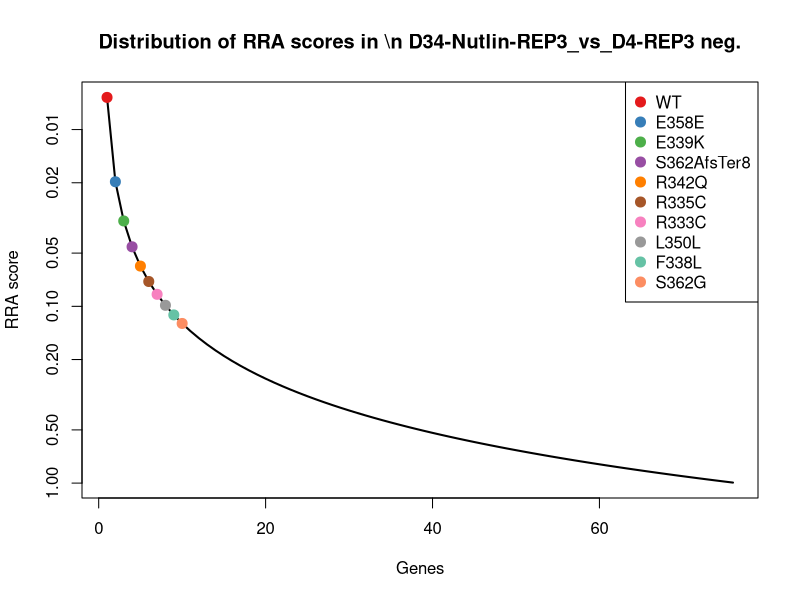
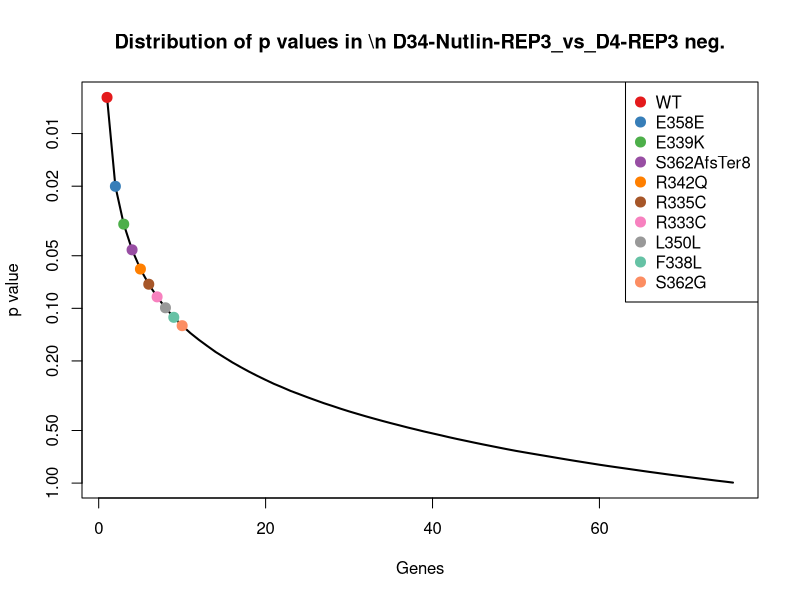
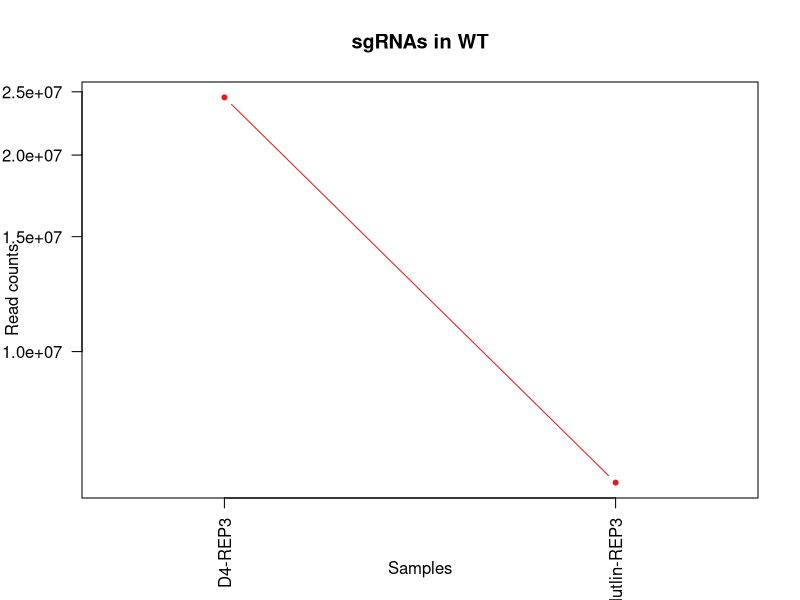
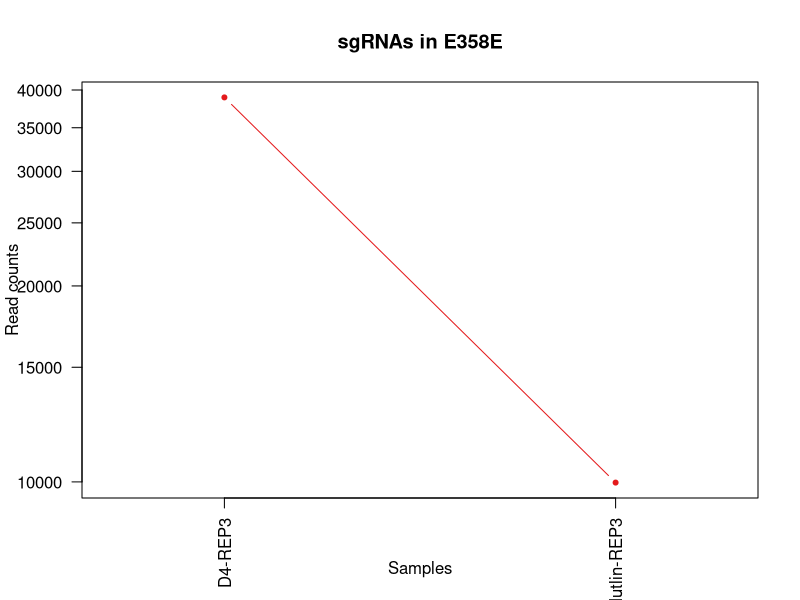
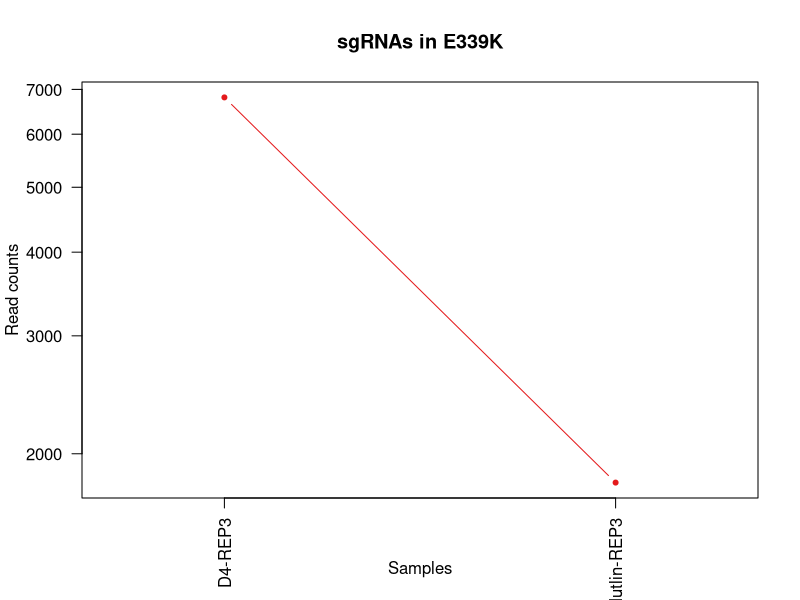
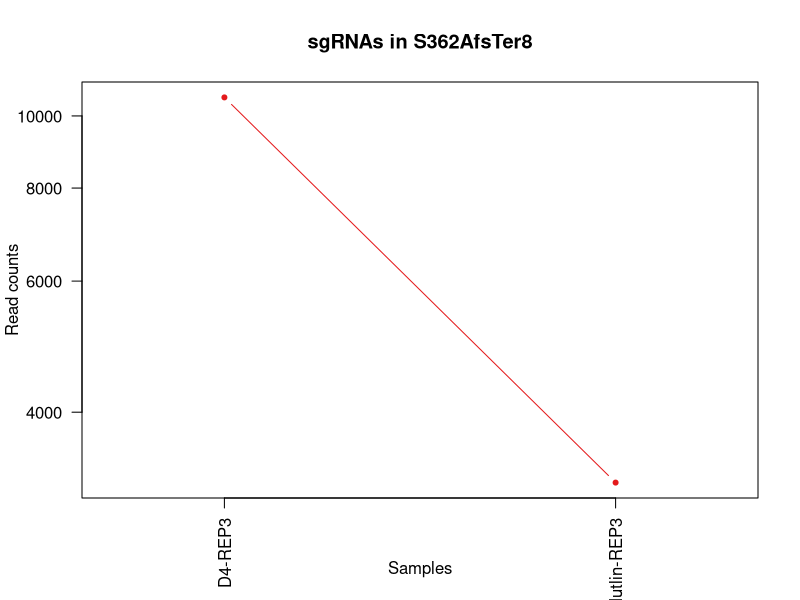
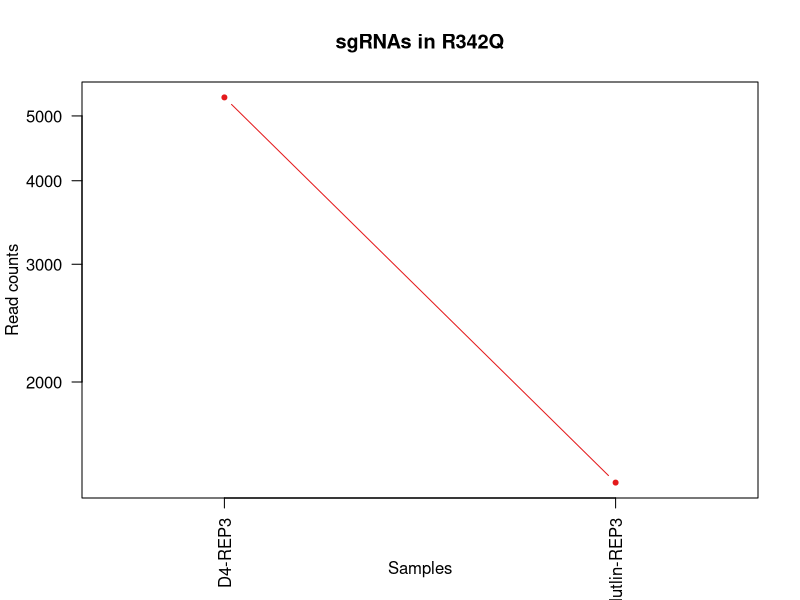
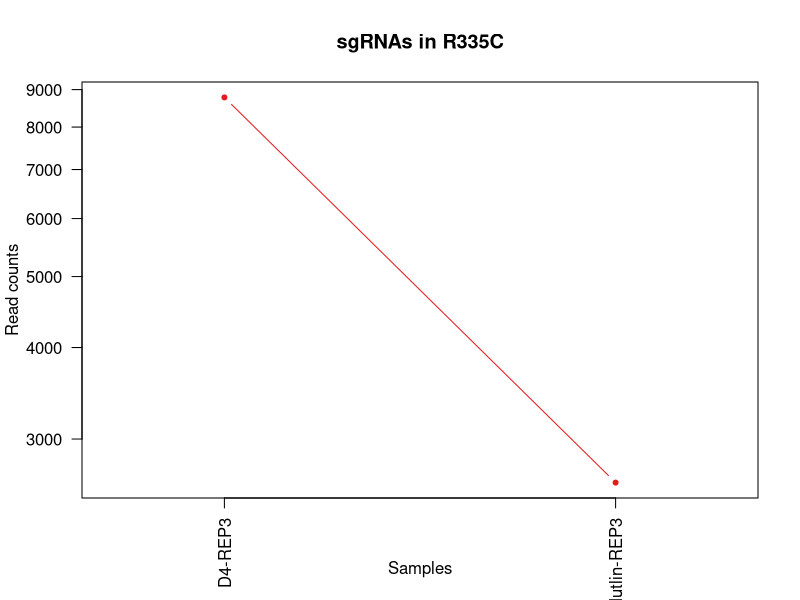

Here is the R script that generated these plots, in order: (Note: this script raises an error after producing the figures.)
pdf(file='amp3_D34_NUT_D4_endogenous.pdf',width=4.5,height=4.5);
gstable=read.table('amp3_D34_NUT_D4_endogenous.gene_summary.txt',header=T)
# 
#
# parameters
# Do not modify the variables beginning with "__"

# gstablename='__GENE_SUMMARY_FILE__'
startindex=3
# outputfile='__OUTPUT_FILE__'
targetgenelist=c("WT","E358E","E339K","S362AfsTer8","R342Q","R335C","R333C","L350L","F338L","S362G")
# samplelabel=sub('.\\w+.\\w+$','',colnames(gstable)[startindex]);
samplelabel='D34-Nutlin-REP3_vs_D4-REP3 neg.'


# You need to write some codes in front of this code:
# gstable=read.table(gstablename,header=T)
# pdf(file=outputfile,width=6,height=6)


# set up color using RColorBrewer
#library(RColorBrewer)
#colors <- brewer.pal(length(targetgenelist), "Set1")

colors=c( "#E41A1C", "#377EB8", "#4DAF4A", "#984EA3", "#FF7F00",  "#A65628", "#F781BF",
          "#999999", "#66C2A5", "#FC8D62", "#8DA0CB", "#E78AC3", "#A6D854", "#FFD92F", "#E5C494", "#B3B3B3", 
          "#8DD3C7", "#FFFFB3", "#BEBADA", "#FB8072", "#80B1D3", "#FDB462", "#B3DE69", "#FCCDE5",
          "#D9D9D9", "#BC80BD", "#CCEBC5", "#FFED6F")

######
# function definition

plotrankedvalues<-function(val, tglist, ...){
  
  plot(val,log='y',ylim=c(max(val),min(val)),type='l',lwd=2, ...)
  if(length(tglist)>0){
    for(i in 1:length(tglist)){
      targetgene=tglist[i];
      tx=which(names(val)==targetgene);ty=val[targetgene];
      points(tx,ty,col=colors[(i %% length(colors)) ],cex=2,pch=20)
      # text(tx+50,ty,targetgene,col=colors[i])
    }
    legend('topright',tglist,pch=20,pt.cex = 2,cex=1,col=colors)
  }
}



plotrandvalues<-function(val,targetgenelist, ...){
  # choose the one with the best distance distribution
  
  mindiffvalue=0;
  randval=val;
  for(i in 1:20){
    randval0=sample(val)
    vindex=sort(which(names(randval0) %in% targetgenelist))
    if(max(vindex)>0.9*length(val)){
      # print('pass...')
      next;
    }
    mindiffind=min(diff(vindex));
    if (mindiffind > mindiffvalue){
      mindiffvalue=mindiffind;
      randval=randval0;
      # print(paste('Diff: ',mindiffvalue))
    }
  }
  plot(randval,log='y',ylim=c(max(randval),min(randval)),pch=20,col='grey', ...)
  
  if(length(targetgenelist)>0){
    for(i in 1:length(targetgenelist)){
      targetgene=targetgenelist[i];
      tx=which(names(randval)==targetgene);ty=randval[targetgene];
      points(tx,ty,col=colors[(i %% length(colors)) ],cex=2,pch=20)
      text(tx+50,ty,targetgene,col=colors[i])
    }
  }
  
}




# set.seed(1235)



pvec=gstable[,startindex]
names(pvec)=gstable[,'id']
pvec=sort(pvec);

plotrankedvalues(pvec,targetgenelist,xlab='Genes',ylab='RRA score',main=paste('Distribution of RRA scores in \\n',samplelabel))

# plotrandvalues(pvec,targetgenelist,xlab='Genes',ylab='RRA score',main=paste('Distribution of RRA scores in \\n',samplelabel))


pvec=gstable[,startindex+1]
names(pvec)=gstable[,'id']
pvec=sort(pvec);

plotrankedvalues(pvec,targetgenelist,xlab='Genes',ylab='p value',main=paste('Distribution of p values in \\n',samplelabel))

# plotrandvalues(pvec,targetgenelist,xlab='Genes',ylab='p value',main=paste('Distribution of p values in \\n',samplelabel))



# you need to write after this code:
# dev.off()






# parameters
# Do not modify the variables beginning with "__"
targetmat=list(c(24509286.622848444,6300836.0079061985))
targetgene="WT"
collabel=c("D4-REP3","D34-Nutlin-REP3")

# set up color using RColorBrewer
#library(RColorBrewer)
#colors <- brewer.pal(length(targetgenelist), "Set1")

colors=c( "#E41A1C", "#377EB8", "#4DAF4A", "#984EA3", "#FF7F00",  "#A65628", "#F781BF",
          "#999999", "#66C2A5", "#FC8D62", "#8DA0CB", "#E78AC3", "#A6D854", "#FFD92F", "#E5C494", "#B3B3B3", 
          "#8DD3C7", "#FFFFB3", "#BEBADA", "#FB8072", "#80B1D3", "#FDB462", "#B3DE69", "#FCCDE5",
          "#D9D9D9", "#BC80BD", "#CCEBC5", "#FFED6F")


## code

targetmatvec=unlist(targetmat)+1
yrange=range(targetmatvec[targetmatvec>0]);
# yrange[1]=1; # set the minimum value to 1
for(i in 1:length(targetmat)){
  vali=targetmat[[i]]+1;
  if(i==1){
    plot(1:length(vali),vali,type='b',las=1,pch=20,main=paste('sgRNAs in',targetgene),ylab='Read counts',xlab='Samples',xlim=c(0.7,length(vali)+0.3),ylim = yrange,col=colors[(i %% length(colors))],xaxt='n',log='y')
    axis(1,at=1:length(vali),labels=(collabel),las=2)
    # lines(0:100,rep(1,101),col='black');
  }else{
    lines(1:length(vali),vali,type='b',pch=20,col=colors[(i %% length(colors))])
  }
}




# parameters
# Do not modify the variables beginning with "__"
targetmat=list(c(38965.054018185736,9974.293242193251))
targetgene="E358E"
collabel=c("D4-REP3","D34-Nutlin-REP3")

# set up color using RColorBrewer
#library(RColorBrewer)
#colors <- brewer.pal(length(targetgenelist), "Set1")

colors=c( "#E41A1C", "#377EB8", "#4DAF4A", "#984EA3", "#FF7F00",  "#A65628", "#F781BF",
          "#999999", "#66C2A5", "#FC8D62", "#8DA0CB", "#E78AC3", "#A6D854", "#FFD92F", "#E5C494", "#B3B3B3", 
          "#8DD3C7", "#FFFFB3", "#BEBADA", "#FB8072", "#80B1D3", "#FDB462", "#B3DE69", "#FCCDE5",
          "#D9D9D9", "#BC80BD", "#CCEBC5", "#FFED6F")


## code

targetmatvec=unlist(targetmat)+1
yrange=range(targetmatvec[targetmatvec>0]);
# yrange[1]=1; # set the minimum value to 1
for(i in 1:length(targetmat)){
  vali=targetmat[[i]]+1;
  if(i==1){
    plot(1:length(vali),vali,type='b',las=1,pch=20,main=paste('sgRNAs in',targetgene),ylab='Read counts',xlab='Samples',xlim=c(0.7,length(vali)+0.3),ylim = yrange,col=colors[(i %% length(colors))],xaxt='n',log='y')
    axis(1,at=1:length(vali),labels=(collabel),las=2)
    # lines(0:100,rep(1,101),col='black');
  }else{
    lines(1:length(vali),vali,type='b',pch=20,col=colors[(i %% length(colors))])
  }
}




# parameters
# Do not modify the variables beginning with "__"
targetmat=list(c(6808.487458424403,1810.3249555828756))
targetgene="E339K"
collabel=c("D4-REP3","D34-Nutlin-REP3")

# set up color using RColorBrewer
#library(RColorBrewer)
#colors <- brewer.pal(length(targetgenelist), "Set1")

colors=c( "#E41A1C", "#377EB8", "#4DAF4A", "#984EA3", "#FF7F00",  "#A65628", "#F781BF",
          "#999999", "#66C2A5", "#FC8D62", "#8DA0CB", "#E78AC3", "#A6D854", "#FFD92F", "#E5C494", "#B3B3B3", 
          "#8DD3C7", "#FFFFB3", "#BEBADA", "#FB8072", "#80B1D3", "#FDB462", "#B3DE69", "#FCCDE5",
          "#D9D9D9", "#BC80BD", "#CCEBC5", "#FFED6F")


## code

targetmatvec=unlist(targetmat)+1
yrange=range(targetmatvec[targetmatvec>0]);
# yrange[1]=1; # set the minimum value to 1
for(i in 1:length(targetmat)){
  vali=targetmat[[i]]+1;
  if(i==1){
    plot(1:length(vali),vali,type='b',las=1,pch=20,main=paste('sgRNAs in',targetgene),ylab='Read counts',xlab='Samples',xlim=c(0.7,length(vali)+0.3),ylim = yrange,col=colors[(i %% length(colors))],xaxt='n',log='y')
    axis(1,at=1:length(vali),labels=(collabel),las=2)
    # lines(0:100,rep(1,101),col='black');
  }else{
    lines(1:length(vali),vali,type='b',pch=20,col=colors[(i %% length(colors))])
  }
}




# parameters
# Do not modify the variables beginning with "__"
targetmat=list(c(10588.464166518506,3216.4675760882324))
targetgene="S362AfsTer8"
collabel=c("D4-REP3","D34-Nutlin-REP3")

# set up color using RColorBrewer
#library(RColorBrewer)
#colors <- brewer.pal(length(targetgenelist), "Set1")

colors=c( "#E41A1C", "#377EB8", "#4DAF4A", "#984EA3", "#FF7F00",  "#A65628", "#F781BF",
          "#999999", "#66C2A5", "#FC8D62", "#8DA0CB", "#E78AC3", "#A6D854", "#FFD92F", "#E5C494", "#B3B3B3", 
          "#8DD3C7", "#FFFFB3", "#BEBADA", "#FB8072", "#80B1D3", "#FDB462", "#B3DE69", "#FCCDE5",
          "#D9D9D9", "#BC80BD", "#CCEBC5", "#FFED6F")


## code

targetmatvec=unlist(targetmat)+1
yrange=range(targetmatvec[targetmatvec>0]);
# yrange[1]=1; # set the minimum value to 1
for(i in 1:length(targetmat)){
  vali=targetmat[[i]]+1;
  if(i==1){
    plot(1:length(vali),vali,type='b',las=1,pch=20,main=paste('sgRNAs in',targetgene),ylab='Read counts',xlab='Samples',xlim=c(0.7,length(vali)+0.3),ylim = yrange,col=colors[(i %% length(colors))],xaxt='n',log='y')
    axis(1,at=1:length(vali),labels=(collabel),las=2)
    # lines(0:100,rep(1,101),col='black');
  }else{
    lines(1:length(vali),vali,type='b',pch=20,col=colors[(i %% length(colors))])
  }
}




# parameters
# Do not modify the variables beginning with "__"
targetmat=list(c(5328.202462171864,1413.350967882535))
targetgene="R342Q"
collabel=c("D4-REP3","D34-Nutlin-REP3")

# set up color using RColorBrewer
#library(RColorBrewer)
#colors <- brewer.pal(length(targetgenelist), "Set1")

colors=c( "#E41A1C", "#377EB8", "#4DAF4A", "#984EA3", "#FF7F00",  "#A65628", "#F781BF",
          "#999999", "#66C2A5", "#FC8D62", "#8DA0CB", "#E78AC3", "#A6D854", "#FFD92F", "#E5C494", "#B3B3B3", 
          "#8DD3C7", "#FFFFB3", "#BEBADA", "#FB8072", "#80B1D3", "#FDB462", "#B3DE69", "#FCCDE5",
          "#D9D9D9", "#BC80BD", "#CCEBC5", "#FFED6F")


## code

targetmatvec=unlist(targetmat)+1
yrange=range(targetmatvec[targetmatvec>0]);
# yrange[1]=1; # set the minimum value to 1
for(i in 1:length(targetmat)){
  vali=targetmat[[i]]+1;
  if(i==1){
    plot(1:length(vali),vali,type='b',las=1,pch=20,main=paste('sgRNAs in',targetgene),ylab='Read counts',xlab='Samples',xlim=c(0.7,length(vali)+0.3),ylim = yrange,col=colors[(i %% length(colors))],xaxt='n',log='y')
    axis(1,at=1:length(vali),labels=(collabel),las=2)
    # lines(0:100,rep(1,101),col='black');
  }else{
    lines(1:length(vali),vali,type='b',pch=20,col=colors[(i %% length(colors))])
  }
}




# parameters
# Do not modify the variables beginning with "__"
targetmat=list(c(8780.828246198995,2615.085452049325))
targetgene="R335C"
collabel=c("D4-REP3","D34-Nutlin-REP3")

# set up color using RColorBrewer
#library(RColorBrewer)
#colors <- brewer.pal(length(targetgenelist), "Set1")

colors=c( "#E41A1C", "#377EB8", "#4DAF4A", "#984EA3", "#FF7F00",  "#A65628", "#F781BF",
          "#999999", "#66C2A5", "#FC8D62", "#8DA0CB", "#E78AC3", "#A6D854", "#FFD92F", "#E5C494", "#B3B3B3", 
          "#8DD3C7", "#FFFFB3", "#BEBADA", "#FB8072", "#80B1D3", "#FDB462", "#B3DE69", "#FCCDE5",
          "#D9D9D9", "#BC80BD", "#CCEBC5", "#FFED6F")


## code

targetmatvec=unlist(targetmat)+1
yrange=range(targetmatvec[targetmatvec>0]);
# yrange[1]=1; # set the minimum value to 1
for(i in 1:length(targetmat)){
  vali=targetmat[[i]]+1;
  if(i==1){
    plot(1:length(vali),vali,type='b',las=1,pch=20,main=paste('sgRNAs in',targetgene),ylab='Read counts',xlab='Samples',xlim=c(0.7,length(vali)+0.3),ylim = yrange,col=colors[(i %% length(colors))],xaxt='n',log='y')
    axis(1,at=1:length(vali),labels=(collabel),las=2)
    # lines(0:100,rep(1,101),col='black');
  }else{
    lines(1:length(vali),vali,type='b',pch=20,col=colors[(i %% length(colors))])
  }
}




# parameters
# Do not modify the variables beginning with "__"
targetmat=list(c(14119.3247625868,4708.080601208708))
targetgene="R333C"
collabel=c("D4-REP3","D34-Nutlin-REP3")

# set up color using RColorBrewer
#library(RColorBrewer)
#colors <- brewer.pal(length(targetgenelist), "Set1")

colors=c( "#E41A1C", "#377EB8", "#4DAF4A", "#984EA3", "#FF7F00",  "#A65628", "#F781BF",
          "#999999", "#66C2A5", "#FC8D62", "#8DA0CB", "#E78AC3", "#A6D854", "#FFD92F", "#E5C494", "#B3B3B3", 
          "#8DD3C7", "#FFFFB3", "#BEBADA", "#FB8072", "#80B1D3", "#FDB462", "#B3DE69", "#FCCDE5",
          "#D9D9D9", "#BC80BD", "#CCEBC5", "#FFED6F")


## code

targetmatvec=unlist(targetmat)+1
yrange=range(targetmatvec[targetmatvec>0]);
# yrange[1]=1; # set the minimum value to 1
for(i in 1:length(targetmat)){
  vali=targetmat[[i]]+1;
  if(i==1){
    plot(1:length(vali),vali,type='b',las=1,pch=20,main=paste('sgRNAs in',targetgene),ylab='Read counts',xlab='Samples',xlim=c(0.7,length(vali)+0.3),ylim = yrange,col=colors[(i %% length(colors))],xaxt='n',log='y')
    axis(1,at=1:length(vali),labels=(collabel),las=2)
    # lines(0:100,rep(1,101),col='black');
  }else{
    lines(1:length(vali),vali,type='b',pch=20,col=colors[(i %% length(colors))])
  }
}




# parameters
# Do not modify the variables beginning with "__"
targetmat=list(c(5472.319221195059,1533.3184635170091))
targetgene="L350L"
collabel=c("D4-REP3","D34-Nutlin-REP3")

# set up color using RColorBrewer
#library(RColorBrewer)
#colors <- brewer.pal(length(targetgenelist), "Set1")

colors=c( "#E41A1C", "#377EB8", "#4DAF4A", "#984EA3", "#FF7F00",  "#A65628", "#F781BF",
          "#999999", "#66C2A5", "#FC8D62", "#8DA0CB", "#E78AC3", "#A6D854", "#FFD92F", "#E5C494", "#B3B3B3", 
          "#8DD3C7", "#FFFFB3", "#BEBADA", "#FB8072", "#80B1D3", "#FDB462", "#B3DE69", "#FCCDE5",
          "#D9D9D9", "#BC80BD", "#CCEBC5", "#FFED6F")


## code

targetmatvec=unlist(targetmat)+1
yrange=range(targetmatvec[targetmatvec>0]);
# yrange[1]=1; # set the minimum value to 1
for(i in 1:length(targetmat)){
  vali=targetmat[[i]]+1;
  if(i==1){
    plot(1:length(vali),vali,type='b',las=1,pch=20,main=paste('sgRNAs in',targetgene),ylab='Read counts',xlab='Samples',xlim=c(0.7,length(vali)+0.3),ylim = yrange,col=colors[(i %% length(colors))],xaxt='n',log='y')
    axis(1,at=1:length(vali),labels=(collabel),las=2)
    # lines(0:100,rep(1,101),col='black');
  }else{
    lines(1:length(vali),vali,type='b',pch=20,col=colors[(i %% length(colors))])
  }
}




# parameters
# Do not modify the variables beginning with "__"
targetmat=list(c(12941.684960282973,4414.0830046109195))
targetgene="F338L"
collabel=c("D4-REP3","D34-Nutlin-REP3")

# set up color using RColorBrewer
#library(RColorBrewer)
#colors <- brewer.pal(length(targetgenelist), "Set1")

colors=c( "#E41A1C", "#377EB8", "#4DAF4A", "#984EA3", "#FF7F00",  "#A65628", "#F781BF",
          "#999999", "#66C2A5", "#FC8D62", "#8DA0CB", "#E78AC3", "#A6D854", "#FFD92F", "#E5C494", "#B3B3B3", 
          "#8DD3C7", "#FFFFB3", "#BEBADA", "#FB8072", "#80B1D3", "#FDB462", "#B3DE69", "#FCCDE5",
          "#D9D9D9", "#BC80BD", "#CCEBC5", "#FFED6F")


## code

targetmatvec=unlist(targetmat)+1
yrange=range(targetmatvec[targetmatvec>0]);
# yrange[1]=1; # set the minimum value to 1
for(i in 1:length(targetmat)){
  vali=targetmat[[i]]+1;
  if(i==1){
    plot(1:length(vali),vali,type='b',las=1,pch=20,main=paste('sgRNAs in',targetgene),ylab='Read counts',xlab='Samples',xlim=c(0.7,length(vali)+0.3),ylim = yrange,col=colors[(i %% length(colors))],xaxt='n',log='y')
    axis(1,at=1:length(vali),labels=(collabel),las=2)
    # lines(0:100,rep(1,101),col='black');
  }else{
    lines(1:length(vali),vali,type='b',pch=20,col=colors[(i %% length(colors))])
  }
}




# parameters
# Do not modify the variables beginning with "__"
targetmat=list(c(5060.557052557358,1512.2083033409858))
targetgene="S362G"
collabel=c("D4-REP3","D34-Nutlin-REP3")

# set up color using RColorBrewer
#library(RColorBrewer)
#colors <- brewer.pal(length(targetgenelist), "Set1")

colors=c( "#E41A1C", "#377EB8", "#4DAF4A", "#984EA3", "#FF7F00",  "#A65628", "#F781BF",
          "#999999", "#66C2A5", "#FC8D62", "#8DA0CB", "#E78AC3", "#A6D854", "#FFD92F", "#E5C494", "#B3B3B3", 
          "#8DD3C7", "#FFFFB3", "#BEBADA", "#FB8072", "#80B1D3", "#FDB462", "#B3DE69", "#FCCDE5",
          "#D9D9D9", "#BC80BD", "#CCEBC5", "#FFED6F")


## code

targetmatvec=unlist(targetmat)+1
yrange=range(targetmatvec[targetmatvec>0]);
# yrange[1]=1; # set the minimum value to 1
for(i in 1:length(targetmat)){
  vali=targetmat[[i]]+1;
  if(i==1){
    plot(1:length(vali),vali,type='b',las=1,pch=20,main=paste('sgRNAs in',targetgene),ylab='Read counts',xlab='Samples',xlim=c(0.7,length(vali)+0.3),ylim = yrange,col=colors[(i %% length(colors))],xaxt='n',log='y')
    axis(1,at=1:length(vali),labels=(collabel),las=2)
    # lines(0:100,rep(1,101),col='black');
  }else{
    lines(1:length(vali),vali,type='b',pch=20,col=colors[(i %% length(colors))])
  }
}



# 
#
# parameters
# Do not modify the variables beginning with "__"

# gstablename='__GENE_SUMMARY_FILE__'
startindex=9
# outputfile='__OUTPUT_FILE__'
targetgenelist=c("E343SfsTer2","R333VfsTer12","E339AfsTer8","L344RfsTer8","E339DfsTer7","R342EfsTer3","A347P","L348Ter","E339VfsTer8","E339DfsTer10")
# samplelabel=sub('.\\w+.\\w+$','',colnames(gstable)[startindex]);
samplelabel='D34-Nutlin-REP3_vs_D4-REP3 pos.'


# You need to write some codes in front of this code:
# gstable=read.table(gstablename,header=T)
# pdf(file=outputfile,width=6,height=6)


# set up color using RColorBrewer
#library(RColorBrewer)
#colors <- brewer.pal(length(targetgenelist), "Set1")

colors=c( "#E41A1C", "#377EB8", "#4DAF4A", "#984EA3", "#FF7F00",  "#A65628", "#F781BF",
          "#999999", "#66C2A5", "#FC8D62", "#8DA0CB", "#E78AC3", "#A6D854", "#FFD92F", "#E5C494", "#B3B3B3", 
          "#8DD3C7", "#FFFFB3", "#BEBADA", "#FB8072", "#80B1D3", "#FDB462", "#B3DE69", "#FCCDE5",
          "#D9D9D9", "#BC80BD", "#CCEBC5", "#FFED6F")

######
# function definition

plotrankedvalues<-function(val, tglist, ...){
  
  plot(val,log='y',ylim=c(max(val),min(val)),type='l',lwd=2, ...)
  if(length(tglist)>0){
    for(i in 1:length(tglist)){
      targetgene=tglist[i];
      tx=which(names(val)==targetgene);ty=val[targetgene];
      points(tx,ty,col=colors[(i %% length(colors)) ],cex=2,pch=20)
      # text(tx+50,ty,targetgene,col=colors[i])
    }
    legend('topright',tglist,pch=20,pt.cex = 2,cex=1,col=colors)
  }
}



plotrandvalues<-function(val,targetgenelist, ...){
  # choose the one with the best distance distribution
  
  mindiffvalue=0;
  randval=val;
  for(i in 1:20){
    randval0=sample(val)
    vindex=sort(which(names(randval0) %in% targetgenelist))
    if(max(vindex)>0.9*length(val)){
      # print('pass...')
      next;
    }
    mindiffind=min(diff(vindex));
    if (mindiffind > mindiffvalue){
      mindiffvalue=mindiffind;
      randval=randval0;
      # print(paste('Diff: ',mindiffvalue))
    }
  }
  plot(randval,log='y',ylim=c(max(randval),min(randval)),pch=20,col='grey', ...)
  
  if(length(targetgenelist)>0){
    for(i in 1:length(targetgenelist)){
      targetgene=targetgenelist[i];
      tx=which(names(randval)==targetgene);ty=randval[targetgene];
      points(tx,ty,col=colors[(i %% length(colors)) ],cex=2,pch=20)
      text(tx+50,ty,targetgene,col=colors[i])
    }
  }
  
}




# set.seed(1235)



pvec=gstable[,startindex]
names(pvec)=gstable[,'id']
pvec=sort(pvec);

plotrankedvalues(pvec,targetgenelist,xlab='Genes',ylab='RRA score',main=paste('Distribution of RRA scores in \\n',samplelabel))

# plotrandvalues(pvec,targetgenelist,xlab='Genes',ylab='RRA score',main=paste('Distribution of RRA scores in \\n',samplelabel))


pvec=gstable[,startindex+1]
names(pvec)=gstable[,'id']
pvec=sort(pvec);

plotrankedvalues(pvec,targetgenelist,xlab='Genes',ylab='p value',main=paste('Distribution of p values in \\n',samplelabel))

# plotrandvalues(pvec,targetgenelist,xlab='Genes',ylab='p value',main=paste('Distribution of p values in \\n',samplelabel))



# you need to write after this code:
# dev.off()






# parameters
# Do not modify the variables beginning with "__"
targetmat=list(c(8.23524337275404,648.7512639460817))
targetgene="E343SfsTer2"
collabel=c("D4-REP3","D34-Nutlin-REP3")

# set up color using RColorBrewer
#library(RColorBrewer)
#colors <- brewer.pal(length(targetgenelist), "Set1")

colors=c( "#E41A1C", "#377EB8", "#4DAF4A", "#984EA3", "#FF7F00",  "#A65628", "#F781BF",
          "#999999", "#66C2A5", "#FC8D62", "#8DA0CB", "#E78AC3", "#A6D854", "#FFD92F", "#E5C494", "#B3B3B3", 
          "#8DD3C7", "#FFFFB3", "#BEBADA", "#FB8072", "#80B1D3", "#FDB462", "#B3DE69", "#FCCDE5",
          "#D9D9D9", "#BC80BD", "#CCEBC5", "#FFED6F")


## code

targetmatvec=unlist(targetmat)+1
yrange=range(targetmatvec[targetmatvec>0]);
# yrange[1]=1; # set the minimum value to 1
for(i in 1:length(targetmat)){
  vali=targetmat[[i]]+1;
  if(i==1){
    plot(1:length(vali),vali,type='b',las=1,pch=20,main=paste('sgRNAs in',targetgene),ylab='Read counts',xlab='Samples',xlim=c(0.7,length(vali)+0.3),ylim = yrange,col=colors[(i %% length(colors))],xaxt='n',log='y')
    axis(1,at=1:length(vali),labels=(collabel),las=2)
    # lines(0:100,rep(1,101),col='black');
  }else{
    lines(1:length(vali),vali,type='b',pch=20,col=colors[(i %% length(colors))])
  }
}




# parameters
# Do not modify the variables beginning with "__"
targetmat=list(c(177.05773251421186,4159.731318587615))
targetgene="R333VfsTer12"
collabel=c("D4-REP3","D34-Nutlin-REP3")

# set up color using RColorBrewer
#library(RColorBrewer)
#colors <- brewer.pal(length(targetgenelist), "Set1")

colors=c( "#E41A1C", "#377EB8", "#4DAF4A", "#984EA3", "#FF7F00",  "#A65628", "#F781BF",
          "#999999", "#66C2A5", "#FC8D62", "#8DA0CB", "#E78AC3", "#A6D854", "#FFD92F", "#E5C494", "#B3B3B3", 
          "#8DD3C7", "#FFFFB3", "#BEBADA", "#FB8072", "#80B1D3", "#FDB462", "#B3DE69", "#FCCDE5",
          "#D9D9D9", "#BC80BD", "#CCEBC5", "#FFED6F")


## code

targetmatvec=unlist(targetmat)+1
yrange=range(targetmatvec[targetmatvec>0]);
# yrange[1]=1; # set the minimum value to 1
for(i in 1:length(targetmat)){
  vali=targetmat[[i]]+1;
  if(i==1){
    plot(1:length(vali),vali,type='b',las=1,pch=20,main=paste('sgRNAs in',targetgene),ylab='Read counts',xlab='Samples',xlim=c(0.7,length(vali)+0.3),ylim = yrange,col=colors[(i %% length(colors))],xaxt='n',log='y')
    axis(1,at=1:length(vali),labels=(collabel),las=2)
    # lines(0:100,rep(1,101),col='black');
  }else{
    lines(1:length(vali),vali,type='b',pch=20,col=colors[(i %% length(colors))])
  }
}




# parameters
# Do not modify the variables beginning with "__"
targetmat=list(c(67.94075782522083,831.5343581531127))
targetgene="E339AfsTer8"
collabel=c("D4-REP3","D34-Nutlin-REP3")

# set up color using RColorBrewer
#library(RColorBrewer)
#colors <- brewer.pal(length(targetgenelist), "Set1")

colors=c( "#E41A1C", "#377EB8", "#4DAF4A", "#984EA3", "#FF7F00",  "#A65628", "#F781BF",
          "#999999", "#66C2A5", "#FC8D62", "#8DA0CB", "#E78AC3", "#A6D854", "#FFD92F", "#E5C494", "#B3B3B3", 
          "#8DD3C7", "#FFFFB3", "#BEBADA", "#FB8072", "#80B1D3", "#FDB462", "#B3DE69", "#FCCDE5",
          "#D9D9D9", "#BC80BD", "#CCEBC5", "#FFED6F")


## code

targetmatvec=unlist(targetmat)+1
yrange=range(targetmatvec[targetmatvec>0]);
# yrange[1]=1; # set the minimum value to 1
for(i in 1:length(targetmat)){
  vali=targetmat[[i]]+1;
  if(i==1){
    plot(1:length(vali),vali,type='b',las=1,pch=20,main=paste('sgRNAs in',targetgene),ylab='Read counts',xlab='Samples',xlim=c(0.7,length(vali)+0.3),ylim = yrange,col=colors[(i %% length(colors))],xaxt='n',log='y')
    axis(1,at=1:length(vali),labels=(collabel),las=2)
    # lines(0:100,rep(1,101),col='black');
  }else{
    lines(1:length(vali),vali,type='b',pch=20,col=colors[(i %% length(colors))])
  }
}




# parameters
# Do not modify the variables beginning with "__"
targetmat=list(c(4.11762168637702,22.654806042561585))
targetgene="L344RfsTer8"
collabel=c("D4-REP3","D34-Nutlin-REP3")

# set up color using RColorBrewer
#library(RColorBrewer)
#colors <- brewer.pal(length(targetgenelist), "Set1")

colors=c( "#E41A1C", "#377EB8", "#4DAF4A", "#984EA3", "#FF7F00",  "#A65628", "#F781BF",
          "#999999", "#66C2A5", "#FC8D62", "#8DA0CB", "#E78AC3", "#A6D854", "#FFD92F", "#E5C494", "#B3B3B3", 
          "#8DD3C7", "#FFFFB3", "#BEBADA", "#FB8072", "#80B1D3", "#FDB462", "#B3DE69", "#FCCDE5",
          "#D9D9D9", "#BC80BD", "#CCEBC5", "#FFED6F")


## code

targetmatvec=unlist(targetmat)+1
yrange=range(targetmatvec[targetmatvec>0]);
# yrange[1]=1; # set the minimum value to 1
for(i in 1:length(targetmat)){
  vali=targetmat[[i]]+1;
  if(i==1){
    plot(1:length(vali),vali,type='b',las=1,pch=20,main=paste('sgRNAs in',targetgene),ylab='Read counts',xlab='Samples',xlim=c(0.7,length(vali)+0.3),ylim = yrange,col=colors[(i %% length(colors))],xaxt='n',log='y')
    axis(1,at=1:length(vali),labels=(collabel),las=2)
    # lines(0:100,rep(1,101),col='black');
  }else{
    lines(1:length(vali),vali,type='b',pch=20,col=colors[(i %% length(colors))])
  }
}




# parameters
# Do not modify the variables beginning with "__"
targetmat=list(c(55.587892766089766,459.7895862728976))
targetgene="E339DfsTer7"
collabel=c("D4-REP3","D34-Nutlin-REP3")

# set up color using RColorBrewer
#library(RColorBrewer)
#colors <- brewer.pal(length(targetgenelist), "Set1")

colors=c( "#E41A1C", "#377EB8", "#4DAF4A", "#984EA3", "#FF7F00",  "#A65628", "#F781BF",
          "#999999", "#66C2A5", "#FC8D62", "#8DA0CB", "#E78AC3", "#A6D854", "#FFD92F", "#E5C494", "#B3B3B3", 
          "#8DD3C7", "#FFFFB3", "#BEBADA", "#FB8072", "#80B1D3", "#FDB462", "#B3DE69", "#FCCDE5",
          "#D9D9D9", "#BC80BD", "#CCEBC5", "#FFED6F")


## code

targetmatvec=unlist(targetmat)+1
yrange=range(targetmatvec[targetmatvec>0]);
# yrange[1]=1; # set the minimum value to 1
for(i in 1:length(targetmat)){
  vali=targetmat[[i]]+1;
  if(i==1){
    plot(1:length(vali),vali,type='b',las=1,pch=20,main=paste('sgRNAs in',targetgene),ylab='Read counts',xlab='Samples',xlim=c(0.7,length(vali)+0.3),ylim = yrange,col=colors[(i %% length(colors))],xaxt='n',log='y')
    axis(1,at=1:length(vali),labels=(collabel),las=2)
    # lines(0:100,rep(1,101),col='black');
  }else{
    lines(1:length(vali),vali,type='b',pch=20,col=colors[(i %% length(colors))])
  }
}




# parameters
# Do not modify the variables beginning with "__"
targetmat=list(c(88.52886625710593,616.3137007487776))
targetgene="R342EfsTer3"
collabel=c("D4-REP3","D34-Nutlin-REP3")

# set up color using RColorBrewer
#library(RColorBrewer)
#colors <- brewer.pal(length(targetgenelist), "Set1")

colors=c( "#E41A1C", "#377EB8", "#4DAF4A", "#984EA3", "#FF7F00",  "#A65628", "#F781BF",
          "#999999", "#66C2A5", "#FC8D62", "#8DA0CB", "#E78AC3", "#A6D854", "#FFD92F", "#E5C494", "#B3B3B3", 
          "#8DD3C7", "#FFFFB3", "#BEBADA", "#FB8072", "#80B1D3", "#FDB462", "#B3DE69", "#FCCDE5",
          "#D9D9D9", "#BC80BD", "#CCEBC5", "#FFED6F")


## code

targetmatvec=unlist(targetmat)+1
yrange=range(targetmatvec[targetmatvec>0]);
# yrange[1]=1; # set the minimum value to 1
for(i in 1:length(targetmat)){
  vali=targetmat[[i]]+1;
  if(i==1){
    plot(1:length(vali),vali,type='b',las=1,pch=20,main=paste('sgRNAs in',targetgene),ylab='Read counts',xlab='Samples',xlim=c(0.7,length(vali)+0.3),ylim = yrange,col=colors[(i %% length(colors))],xaxt='n',log='y')
    axis(1,at=1:length(vali),labels=(collabel),las=2)
    # lines(0:100,rep(1,101),col='black');
  }else{
    lines(1:length(vali),vali,type='b',pch=20,col=colors[(i %% length(colors))])
  }
}




# parameters
# Do not modify the variables beginning with "__"
targetmat=list(c(9143.178954600173,164902.2736559837))
targetgene="A347P"
collabel=c("D4-REP3","D34-Nutlin-REP3")

# set up color using RColorBrewer
#library(RColorBrewer)
#colors <- brewer.pal(length(targetgenelist), "Set1")

colors=c( "#E41A1C", "#377EB8", "#4DAF4A", "#984EA3", "#FF7F00",  "#A65628", "#F781BF",
          "#999999", "#66C2A5", "#FC8D62", "#8DA0CB", "#E78AC3", "#A6D854", "#FFD92F", "#E5C494", "#B3B3B3", 
          "#8DD3C7", "#FFFFB3", "#BEBADA", "#FB8072", "#80B1D3", "#FDB462", "#B3DE69", "#FCCDE5",
          "#D9D9D9", "#BC80BD", "#CCEBC5", "#FFED6F")


## code

targetmatvec=unlist(targetmat)+1
yrange=range(targetmatvec[targetmatvec>0]);
# yrange[1]=1; # set the minimum value to 1
for(i in 1:length(targetmat)){
  vali=targetmat[[i]]+1;
  if(i==1){
    plot(1:length(vali),vali,type='b',las=1,pch=20,main=paste('sgRNAs in',targetgene),ylab='Read counts',xlab='Samples',xlim=c(0.7,length(vali)+0.3),ylim = yrange,col=colors[(i %% length(colors))],xaxt='n',log='y')
    axis(1,at=1:length(vali),labels=(collabel),las=2)
    # lines(0:100,rep(1,101),col='black');
  }else{
    lines(1:length(vali),vali,type='b',pch=20,col=colors[(i %% length(colors))])
  }
}




# parameters
# Do not modify the variables beginning with "__"
targetmat=list(c(282.05708551682585,2208.8435891497543))
targetgene="L348Ter"
collabel=c("D4-REP3","D34-Nutlin-REP3")

# set up color using RColorBrewer
#library(RColorBrewer)
#colors <- brewer.pal(length(targetgenelist), "Set1")

colors=c( "#E41A1C", "#377EB8", "#4DAF4A", "#984EA3", "#FF7F00",  "#A65628", "#F781BF",
          "#999999", "#66C2A5", "#FC8D62", "#8DA0CB", "#E78AC3", "#A6D854", "#FFD92F", "#E5C494", "#B3B3B3", 
          "#8DD3C7", "#FFFFB3", "#BEBADA", "#FB8072", "#80B1D3", "#FDB462", "#B3DE69", "#FCCDE5",
          "#D9D9D9", "#BC80BD", "#CCEBC5", "#FFED6F")


## code

targetmatvec=unlist(targetmat)+1
yrange=range(targetmatvec[targetmatvec>0]);
# yrange[1]=1; # set the minimum value to 1
for(i in 1:length(targetmat)){
  vali=targetmat[[i]]+1;
  if(i==1){
    plot(1:length(vali),vali,type='b',las=1,pch=20,main=paste('sgRNAs in',targetgene),ylab='Read counts',xlab='Samples',xlim=c(0.7,length(vali)+0.3),ylim = yrange,col=colors[(i %% length(colors))],xaxt='n',log='y')
    axis(1,at=1:length(vali),labels=(collabel),las=2)
    # lines(0:100,rep(1,101),col='black');
  }else{
    lines(1:length(vali),vali,type='b',pch=20,col=colors[(i %% length(colors))])
  }
}




# parameters
# Do not modify the variables beginning with "__"
targetmat=list(c(74.11719035478636,429.92643285315734))
targetgene="E339VfsTer8"
collabel=c("D4-REP3","D34-Nutlin-REP3")

# set up color using RColorBrewer
#library(RColorBrewer)
#colors <- brewer.pal(length(targetgenelist), "Set1")

colors=c( "#E41A1C", "#377EB8", "#4DAF4A", "#984EA3", "#FF7F00",  "#A65628", "#F781BF",
          "#999999", "#66C2A5", "#FC8D62", "#8DA0CB", "#E78AC3", "#A6D854", "#FFD92F", "#E5C494", "#B3B3B3", 
          "#8DD3C7", "#FFFFB3", "#BEBADA", "#FB8072", "#80B1D3", "#FDB462", "#B3DE69", "#FCCDE5",
          "#D9D9D9", "#BC80BD", "#CCEBC5", "#FFED6F")


## code

targetmatvec=unlist(targetmat)+1
yrange=range(targetmatvec[targetmatvec>0]);
# yrange[1]=1; # set the minimum value to 1
for(i in 1:length(targetmat)){
  vali=targetmat[[i]]+1;
  if(i==1){
    plot(1:length(vali),vali,type='b',las=1,pch=20,main=paste('sgRNAs in',targetgene),ylab='Read counts',xlab='Samples',xlim=c(0.7,length(vali)+0.3),ylim = yrange,col=colors[(i %% length(colors))],xaxt='n',log='y')
    axis(1,at=1:length(vali),labels=(collabel),las=2)
    # lines(0:100,rep(1,101),col='black');
  }else{
    lines(1:length(vali),vali,type='b',pch=20,col=colors[(i %% length(colors))])
  }
}




# parameters
# Do not modify the variables beginning with "__"
targetmat=list(c(0.0,14.416694754357373))
targetgene="E339DfsTer10"
collabel=c("D4-REP3","D34-Nutlin-REP3")

# set up color using RColorBrewer
#library(RColorBrewer)
#colors <- brewer.pal(length(targetgenelist), "Set1")

colors=c( "#E41A1C", "#377EB8", "#4DAF4A", "#984EA3", "#FF7F00",  "#A65628", "#F781BF",
          "#999999", "#66C2A5", "#FC8D62", "#8DA0CB", "#E78AC3", "#A6D854", "#FFD92F", "#E5C494", "#B3B3B3", 
          "#8DD3C7", "#FFFFB3", "#BEBADA", "#FB8072", "#80B1D3", "#FDB462", "#B3DE69", "#FCCDE5",
          "#D9D9D9", "#BC80BD", "#CCEBC5", "#FFED6F")


## code

targetmatvec=unlist(targetmat)+1
yrange=range(targetmatvec[targetmatvec>0]);
# yrange[1]=1; # set the minimum value to 1
for(i in 1:length(targetmat)){
  vali=targetmat[[i]]+1;
  if(i==1){
    plot(1:length(vali),vali,type='b',las=1,pch=20,main=paste('sgRNAs in',targetgene),ylab='Read counts',xlab='Samples',xlim=c(0.7,length(vali)+0.3),ylim = yrange,col=colors[(i %% length(colors))],xaxt='n',log='y')
    axis(1,at=1:length(vali),labels=(collabel),las=2)
    # lines(0:100,rep(1,101),col='black');
  }else{
    lines(1:length(vali),vali,type='b',pch=20,col=colors[(i %% length(colors))])
  }
}



dev.off()
Sweave("amp3_D34_NUT_D4_endogenous_summary.Rnw");
library(tools);

texi2dvi("amp3_D34_NUT_D4_endogenous_summary.tex",pdf=TRUE);
